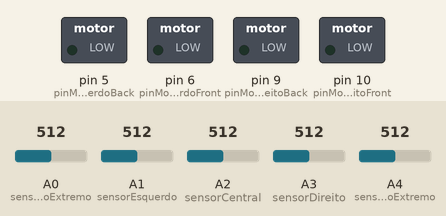
Recording of a sketch running on a simulated Arduino Uno, built with avr-gcc and run on an emulated ATmega328P. Shown: switched loads named in the sketch (green lamp = pin HIGH). The inputs (shaded band) are chosen by the test bench; at power-on: A0 (sensorEsquerdoExtremo) = 512, A2 (sensorCentral) = 512, A1 (sensorEsquerdo) = 512, A3 (sensorDireito) = 512, A4 (sensorDireitoExtremo) = 512.

Above: at 1.2 s.
1.3 s: A0 (sensorEsquerdoExtremo) set to 490
At 2.0 s:
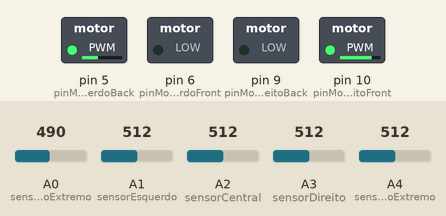
2.8 s: A2 (sensorCentral) set to 488
At 3.2 s:
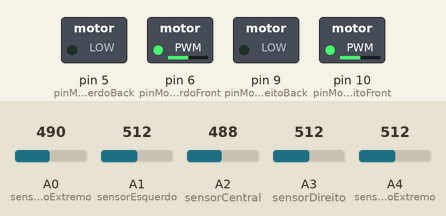
Timing chart, 0 to 5.8 s (numbered marks = the images above; inputs shaded):
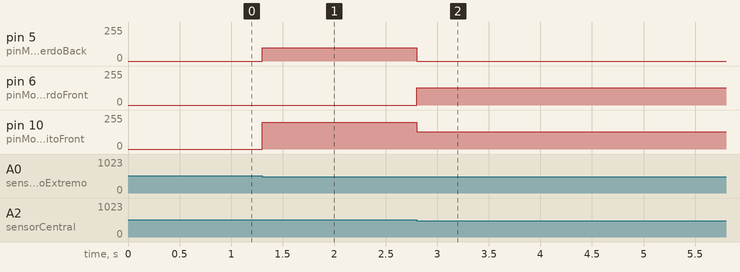

The sketch:

seguidor.ino
```cpp
// Definições de pinos para os motores
#define pinMotorDireitoBack 9    // Pino para mover o motor direito para trás
#define pinMotorDireitoFront 10  // Pino para mover o motor direito para frente
#define pinMotorEsquerdoBack 5   // Pino para mover o motor esquerdo para trás
#define pinMotorEsquerdoFront 6  // Pino para mover o motor esquerdo para frente

// Definições de pinos para os sensores
#define sensorEsquerdoExtremo A0   // Sensor extremo esquerdo
#define sensorEsquerdo A1          // Sensor esquerdo
#define sensorCentral A2           // Sensor central
#define sensorDireito A3           // Sensor direito
#define sensorDireitoExtremo A4    // Sensor extremo direito

// Índices para identificar os motores
#define MOTOR_DIREITO 0
#define MOTOR_ESQUERDO 1

// Listas contendo os pinos de cada motor
int pinsMotorDir[2] = {pinMotorDireitoBack, pinMotorDireitoFront}; // Pinos do motor direito
int pinsMotorEsq[2] = {pinMotorEsquerdoBack, pinMotorEsquerdoFront}; // Pinos do motor esquerdo

void f_Motor(int ladoMotor, int direcao, int velocidade) {
    // ladoMotor = qual motor será controlado: 0 (direito) ou 1 (esquerdo).
    // direcao = qual direcao o motor deve girar: 0 (trás) ou 1 (frente).
    // velocidade do motor (0 à 255)

    // Seleciona o conjunto correto de pinos baseado no lado do motor
    int* pins = (ladoMotor == MOTOR_DIREITO) ? pinsMotorDir : pinsMotorEsq;

    // Ativa o pino correspondente à direção e desativa o oposto
    analogWrite(pins[direcao], velocidade);      // Define a velocidade no pino de direção
    analogWrite(pins[1 - direcao], 0);           // Garante que o pino oposto esteja desativado
}

void setup() {
    // Define os pinos dos motores como saída
    pinMode(pinMotorDireitoBack, OUTPUT);
    pinMode(pinMotorDireitoFront, OUTPUT);
    pinMode(pinMotorEsquerdoBack, OUTPUT);
    pinMode(pinMotorEsquerdoFront, OUTPUT);

    // Define os pinos dos sensores como entrada
    pinMode(sensorEsquerdoExtremo, INPUT);
    pinMode(sensorEsquerdo, INPUT);
    pinMode(sensorCentral, INPUT);
    pinMode(sensorDireito, INPUT);

    pinMode(sensorDireitoExtremo, INPUT);
}

void loop() {
    // Valor lido pelos sensores
    int valorEsquerdoExtremo = analogRead(sensorEsquerdoExtremo);
    int valorEsquerdo = analogRead(sensorEsquerdo);
    int valorCentral = analogRead(sensorCentral);
    int valorDireito = analogRead(sensorDireito);
    int valorDireitoExtremo = analogRead(sensorDireitoExtremo);

    int limiar = 500; // Limiar para diferenciar branco de preto, pode ter que ser alterado dependendo do sensor!!!!

    // Vê se os sensores captaram menos luz que 500
    bool esqExt = (valorEsquerdoExtremo < limiar);
    bool esq = (valorEsquerdo < limiar);
    bool centro = (valorCentral < limiar);
    bool dir = (valorDireito < limiar);
    bool dirExt = (valorDireitoExtremo < limiar);

    // Movimento baseado nos sensores
    if (centro) {
        // Segue em frente se o sensor central está na linha
        f_Motor(MOTOR_DIREITO, 1, 128);
        f_Motor(MOTOR_ESQUERDO, 1, 128);
    } else if (esqExt && dirExt) {
        // Se ambos sensores extremos detectam linha, o robô pode estar em um cruzamento ou zigue-zague
        f_Motor(MOTOR_DIREITO, 1, 200);  // Aumenta a velocidade do motor direito
        f_Motor(MOTOR_ESQUERDO, 1, 200); // Aumenta a velocidade do motor esquerdo
    } else if (esqExt) {
        // Desvio grande para a esquerda: motor direito para frente, motor esquerdo para trás (sensor extrema esqueda detecta linha)
        f_Motor(MOTOR_DIREITO, 1, 200);
        f_Motor(MOTOR_ESQUERDO, 0, 100);
    } else if (dirExt) {
        // Desvio grande para a direita: motor esquerdo para frente, motor direito para trás (sensor extrema direita detecta a linha)
        f_Motor(MOTOR_DIREITO, 0, 100);
        f_Motor(MOTOR_ESQUERDO, 1, 200);
    } else if (esq) {
        // Ajusta para a esquerda (sensor esquerdo detecta linha)
        f_Motor(MOTOR_DIREITO, 1, 160);
        f_Motor(MOTOR_ESQUERDO, 1, 100);
    } else if (dir) {
        // Ajusta para a direita (sensor direito detecta linha)
        f_Motor(MOTOR_DIREITO, 1, 100);
        f_Motor(MOTOR_ESQUERDO, 1, 160);
    } else {
        // Se nenhum sensor detecta linha, para os motores
        f_Motor(MOTOR_DIREITO, 1, 0);
        f_Motor(MOTOR_ESQUERDO, 1, 0);
    }
}
```

Measured:
- the behaviour switches between 500 and 499 on A0 (sensorEsquerdoExtremo) (found by bisection; images 0 and 1)
- the behaviour switches between 500 and 499 on A2 (sensorCentral) (found by bisection; images 1 and 2)
- after the input at 1.3 s, pin 5 (pinMotorEsquerdoBack): 0/255 → 100/255 at once; pin 10 (pinMotorDireitoFront): 0/255 → 200/255 at once
- after the input at 2.8 s, pin 5 (pinMotorEsquerdoBack): 100/255 → 0/255 at once; pin 6 (pinMotorEsquerdoFront): 0/255 → 128/255 at once; pin 10 (pinMotorDireitoFront): 200/255 → 128/255 at once
